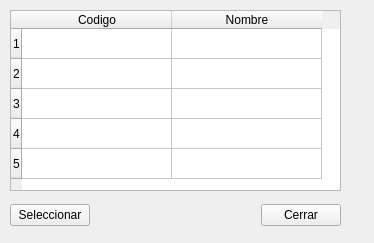
<?xml version="1.0" encoding="UTF-8"?>
<ui version="4.0">
 <class>Form</class>
 <widget class="QWidget" name="Form">
  <property name="geometry">
   <rect>
    <x>0</x>
    <y>0</y>
    <width>374</width>
    <height>243</height>
   </rect>
  </property>
  <property name="windowTitle">
   <string>Lista de Vendedores</string>
  </property>
  <widget class="QTableWidget" name="tableWidget">
   <property name="geometry">
    <rect>
     <x>10</x>
     <y>10</y>
     <width>331</width>
     <height>181</height>
    </rect>
   </property>
   <property name="sizePolicy">
    <sizepolicy hsizetype="Expanding" vsizetype="Expanding">
     <horstretch>0</horstretch>
     <verstretch>0</verstretch>
    </sizepolicy>
   </property>
   <property name="sizeAdjustPolicy">
    <enum>QAbstractScrollArea::AdjustToContents</enum>
   </property>
   <property name="rowCount">
    <number>5</number>
   </property>
   <attribute name="horizontalHeaderCascadingSectionResizes">
    <bool>false</bool>
   </attribute>
   <attribute name="horizontalHeaderDefaultSectionSize">
    <number>150</number>
   </attribute>
   <row/>
   <row/>
   <row/>
   <row/>
   <row/>
   <column>
    <property name="text">
     <string>Codigo</string>
    </property>
   </column>
   <column>
    <property name="text">
     <string>Nombre</string>
    </property>
   </column>
   <item row="0" column="0">
    <property name="flags">
     <set>ItemIsSelectable|ItemIsDragEnabled|ItemIsDropEnabled|ItemIsUserCheckable|ItemIsEnabled</set>
    </property>
   </item>
   <item row="0" column="1">
    <property name="flags">
     <set>ItemIsSelectable|ItemIsDragEnabled|ItemIsDropEnabled|ItemIsUserCheckable|ItemIsEnabled</set>
    </property>
   </item>
   <item row="1" column="0">
    <property name="flags">
     <set>ItemIsSelectable|ItemIsDragEnabled|ItemIsDropEnabled|ItemIsUserCheckable|ItemIsEnabled</set>
    </property>
   </item>
   <item row="1" column="1">
    <property name="flags">
     <set>ItemIsSelectable|ItemIsDragEnabled|ItemIsDropEnabled|ItemIsUserCheckable|ItemIsEnabled</set>
    </property>
   </item>
   <item row="2" column="0">
    <property name="flags">
     <set>ItemIsSelectable|ItemIsDragEnabled|ItemIsDropEnabled|ItemIsUserCheckable|ItemIsEnabled</set>
    </property>
   </item>
   <item row="2" column="1">
    <property name="flags">
     <set>ItemIsSelectable|ItemIsDragEnabled|ItemIsDropEnabled|ItemIsUserCheckable|ItemIsEnabled</set>
    </property>
   </item>
   <item row="3" column="0">
    <property name="flags">
     <set>ItemIsSelectable|ItemIsDragEnabled|ItemIsDropEnabled|ItemIsUserCheckable|ItemIsEnabled</set>
    </property>
   </item>
   <item row="3" column="1">
    <property name="flags">
     <set>ItemIsSelectable|ItemIsDragEnabled|ItemIsDropEnabled|ItemIsUserCheckable|ItemIsEnabled</set>
    </property>
   </item>
   <item row="4" column="0">
    <property name="flags">
     <set>ItemIsSelectable|ItemIsDragEnabled|ItemIsDropEnabled|ItemIsUserCheckable|ItemIsEnabled</set>
    </property>
   </item>
   <item row="4" column="1">
    <property name="flags">
     <set>ItemIsSelectable|ItemIsDragEnabled|ItemIsDropEnabled|ItemIsUserCheckable|ItemIsEnabled</set>
    </property>
   </item>
  </widget>
  <widget class="QWidget" name="horizontalLayoutWidget">
   <property name="geometry">
    <rect>
     <x>10</x>
     <y>200</y>
     <width>331</width>
     <height>31</height>
    </rect>
   </property>
   <layout class="QHBoxLayout" name="horizontalLayout">
    <item>
     <widget class="QPushButton" name="pushButton">
      <property name="text">
       <string>Seleccionar</string>
      </property>
     </widget>
    </item>
    <item>
     <spacer name="horizontalSpacer">
      <property name="orientation">
       <enum>Qt::Horizontal</enum>
      </property>
      <property name="sizeHint" stdset="0">
       <size>
        <width>40</width>
        <height>20</height>
       </size>
      </property>
     </spacer>
    </item>
    <item>
     <widget class="QPushButton" name="pushButton_2">
      <property name="text">
       <string>Cerrar</string>
      </property>
     </widget>
    </item>
   </layout>
  </widget>
 </widget>
 <resources/>
 <connections>
  <connection>
   <sender>tableWidget</sender>
   <signal>cellDoubleClicked(int,int)</signal>
   <receiver>pushButton</receiver>
   <slot>click()</slot>
   <hints>
    <hint type="sourcelabel">
     <x>175</x>
     <y>100</y>
    </hint>
    <hint type="destinationlabel">
     <x>53</x>
     <y>215</y>
    </hint>
   </hints>
  </connection>
  <connection>
   <sender>pushButton</sender>
   <signal>clicked()</signal>
   <receiver>Form</receiver>
   <slot>selectSeller()</slot>
   <hints>
    <hint type="sourcelabel">
     <x>53</x>
     <y>215</y>
    </hint>
    <hint type="destinationlabel">
     <x>186</x>
     <y>121</y>
    </hint>
   </hints>
  </connection>
  <connection>
   <sender>pushButton_2</sender>
   <signal>clicked()</signal>
   <receiver>Form</receiver>
   <slot>close()</slot>
   <hints>
    <hint type="sourcelabel">
     <x>299</x>
     <y>215</y>
    </hint>
    <hint type="destinationlabel">
     <x>186</x>
     <y>121</y>
    </hint>
   </hints>
  </connection>
 </connections>
 <slots>
  <slot>selectSeller()</slot>
 </slots>
</ui>
